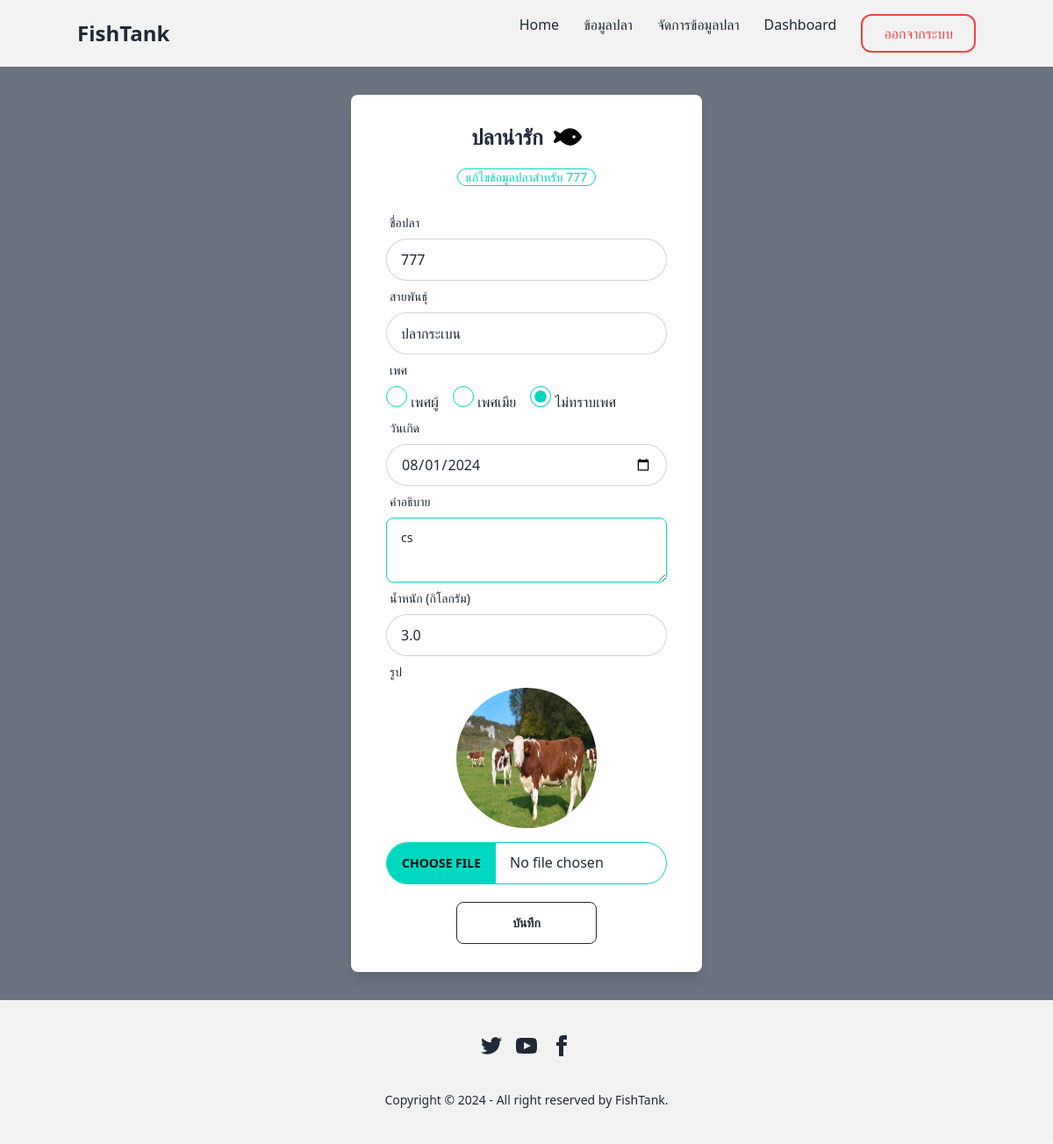
/fishkeeper/edit/28/ (signed in), run on an earlier commit of the app's database.
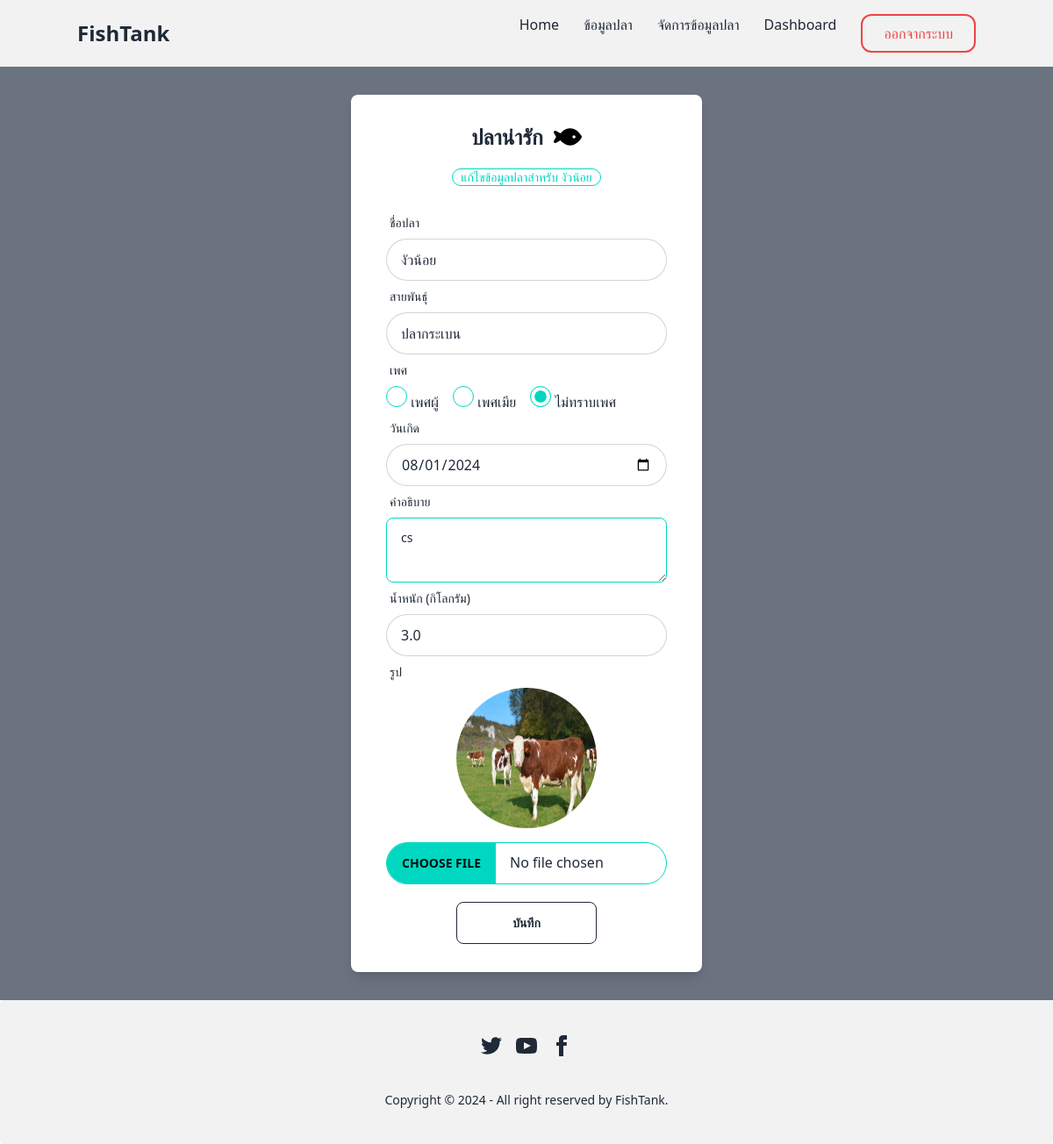
And on a later commit of the database.
### myapp/models.py (models this page shows, shortened)
class Fish(models.Model):
    GENDER_CHOICES = [
        ('M', 'เพศผู้'),
        ('F', 'เพศเมีย'),
        ('U', 'ไม่ทราบเพศ'),
    ]
    fish_name = models.CharField(max_length=255,verbose_name='ชื่อปลา')
    species = models.CharField(max_length=255,verbose_name='สายพันธ์ุ')
    gender = models.CharField(max_length=1, choices=GENDER_CHOICES, default='U', verbose_name='เพศ')
    birth_date = models.DateField(verbose_name='วันเกิด')
    description = models.TextField(verbose_name='รายละเอียด')
    size = models.FloatField(verbose_name='ขนาด')
    image = models.ImageField(upload_to='fishimage',verbose_name='รูปปลา')

### myapp/views.py (the view)
# urls.py: path('fishkeeper/edit/<int:fish_id>/', edit_fish, name='edit_fish'),
@user_passes_test(staff_required)
def edit_fish(request,fish_id):
    fish = get_object_or_404(Fish,id =fish_id)
    if request.method == 'POST':
        fish_form = FishForm(request.POST,request.FILES,instance=fish)
        if fish_form.is_valid():
            fish =fish_form.save()
            return redirect('fish_detail',fish_id =fish.id)
    else:
        fish_form = FishForm(instance=fish)
    context={
        'fish_form':fish_form,
        'fish':fish
    }
    return render(request,'staff/fishkeeper/edit_fish.html',context)

### myapp/forms.py
class FishForm(forms.ModelForm):
    class Meta:
        model = Fish
        fields = '__all__'

### myapp/views.py (called while the page is built)
def staff_required(user):
    return user.is_staff

### myapp/templates/staff/fishkeeper/edit_fish.html (shortened to what the changed rows need)
{% extends 'staff/mains/base.html' %}
{% block main %}
<div class="flex flex-col justify-center min-h-screen bg-gray-500">
    <div class="mx-auto  w-1/3 my-8">
        <div class="bg-white p-8 shadow-lg rounded-lg">
            <div class="flex justify-center mb-3  ">
                <p class="badge badge-accent badge-outline">แก้ไขข้อมูลปลาสำหรับ {{fish.fish_name}}</p>
            </div>
            <form  method="post" enctype="multipart/form-data"  class="flex justify-center space-y-3 " >
                <label class="form-control w-full max-w-xs">
                    <div class="label">
                        <span class="label-text ">ชื่อปลา</span>
                    </div>
                    <input class="input input-bordered input-neutral w-full max-w-xs rounded-full" type="text" id="fish_name"  name="fish_name"  value={{fish.fish_name}} placeholder="กรอกชื่อปลา"  required/>
                    <div class="label">
                        <span class="label-text ">สายพันธุ์</span>
                    </div>
                    <input class="input input-bordered input-neutral w-full max-w-xs rounded-full" type="text" id="species"  name="species" value={{fish.species}}  placeholder="กรอกสายพันธ์ุ" required />
                    <div class="label">
                        <span class="label-text">เพศ</span>
                    </div>
                    <div class="flex space-x-4">
                        <label>
                            <input class="radio radio-accent" type="radio" id="gender_male" name="gender" value="M"
                                {% if fish.gender == 'M' %} checked {% endif %} required />
                            เพศผู้
                        </label>
                        <label>
                            <input class="radio radio-accent" type="radio" id="gender_female" name="gender" value="F"
                                {% if fish.gender == 'F' %} checked {% endif %} required/>
                            เพศเมีย
                        </label>
                        <label>
                            <input class="radio radio-accent" type="radio" id="gender_unknown" name="gender" value="U"
                                {% if fish.gender == 'U' %} checked {% endif %} required/>
                            ไม่ทราบเพศ
                        </label>
                    </div>
                    <div class="label">
                        <span class="label-text ">วันเกิด</span>
                    </div>
                    <input class="input input-bordered input-neutral w-full max-w-xs rounded-full" type="date" id="birth_date"  name="birth_date" value="{{ fish.birth_date|date:'Y-m-d' }}"  placeholder="กรอกวันเกิด"  required/>
                    <div class="label">
                        <span class="label-text ">คำอธิบาย</span>
                    </div>
                    <textarea class="textarea textarea-accent" type="text" id="description"  name="description" placeholder="กรอกรายละเอียด"  required>{{ fish.description }}</textarea>
                    <div class="label">
                        <span class="label-text ">น้ำหนัก (กิโลกรัม)</span>
                    </div>
                    <input class="input input-bordered input-neutral w-full max-w-xs rounded-full" type="number" id="size"  name="size" value={{fish.size}} placeholder="กรอกน้ำหนัก" min="0" step="any" required />
                    <div class="label">
                        <span class="label-text ">รูป</span>
                    </div>
                    <div class="flex flex-col items-center">
                        {% if fish and fish.image %}
                        <img class="w-40 h-40 rounded-full mb-4" src="{{ fish.image.url }}" alt="{{ fish.fish_name }}">
                        {% endif %}
                        <input class="file-input file-input-bordered file-input-accent w-full max-w-xs rounded-full"
                            type="file"
                            id="image"
                            name="image"
                            placeholder="เลือกรูป" />
                    </div>
                    <div class="flex justify-center mt-5  ">
                        <button type="submit"  class="btn btn-outline btn-neutral w-1/2" >บันทึก</button>
                    </div>
                </label>
            </form>
        </div>
    </div>
</div>
{% endblock %}

What changed in the data, as far as the page shows it:
changed Fish "ปลากระเบน": fish_name "777" → "งัวน้อย"
